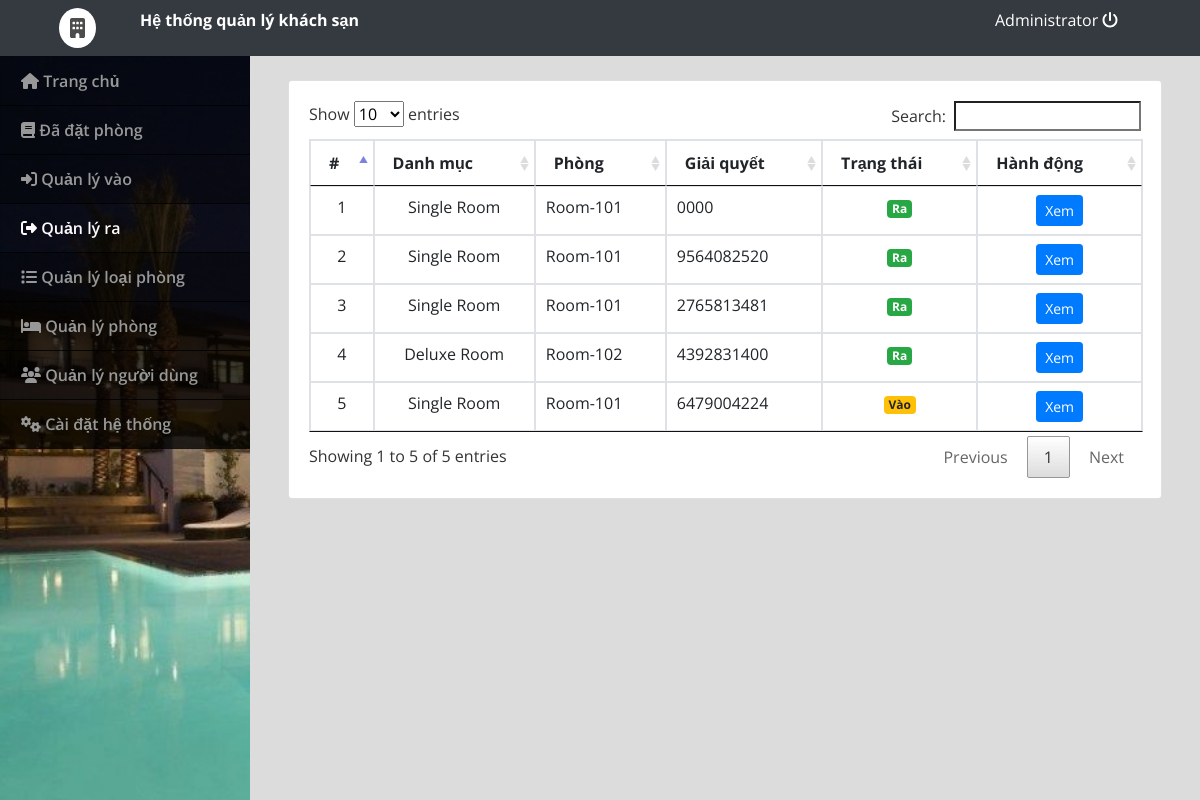
The app's page /admin/index.php?page=check_out (signed in), older data.
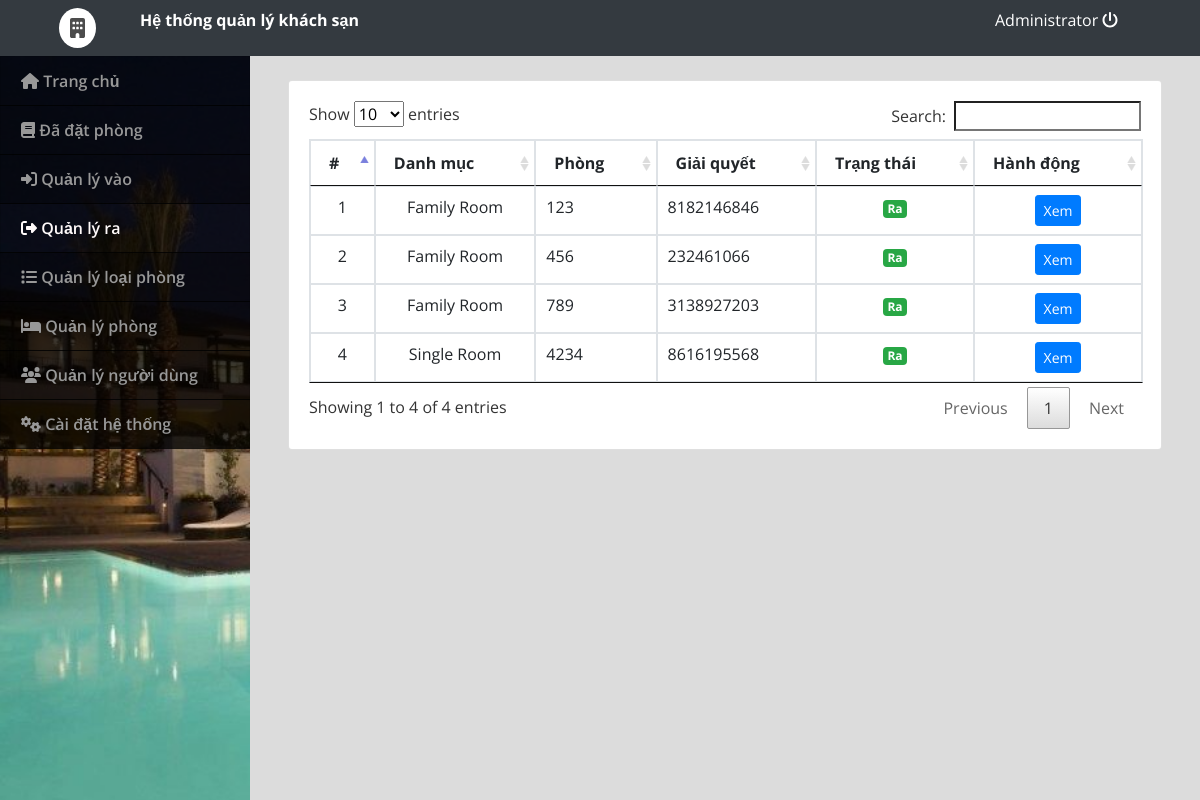
The same page, newer data.
### tables this page shows
CREATE TABLE `checked` (
  `id` int(30) NOT NULL,
  `ref_no` varchar(100) NOT NULL,
  `room_id` int(30) NOT NULL,
  `name` text NOT NULL,
  `contact_no` varchar(20) NOT NULL,
  `date_in` datetime NOT NULL,
  `date_out` datetime NOT NULL,
  `booked_cid` int(30) NOT NULL,
  `status` tinyint(1) NOT NULL DEFAULT 0 COMMENT '0 = pending, 1=checked in , 2 = checked out',
  `date_updated` datetime NOT NULL DEFAULT current_timestamp() ON UPDATE current_timestamp()
);

CREATE TABLE `rooms` (
  `id` int(30) NOT NULL,
  `room` varchar(30) NOT NULL,
  `category_id` int(30) NOT NULL,
  `status` tinyint(1) NOT NULL DEFAULT 0 COMMENT '0 = Available , 1= Unvailables'
);

CREATE TABLE `room_categories` (
  `id` int(30) NOT NULL,
  `name` text NOT NULL,
  `price` float NOT NULL,
  `cover_img` text NOT NULL
);

### admin/check_out.php (the view, shortened to what this page needs)
<?php
include('db_connect.php');
$cat = $conn->query("SELECT * FROM room_categories");
$cat_arr = array();
while($row = $cat->fetch_assoc()){
    $cat_arr[$row['id']] = $row;
}
$room = $conn->query("SELECT * FROM rooms");
$room_arr = array();
while($row = $room->fetch_assoc()){
    $room_arr[$row['id']] = $row;
}
?>
<div class="container-fluid">
    <div class="col-lg-12">
        <div class="row mt-3">
            <div class="col-md-12">
                <div class="card">
                    <div class="card-body">
                        <table class="table table-bordered">
                            <thead>
                                <th>#</th>
                                <th>Danh mục</th>
                                <th>Phòng</th>
                                <th>Giải quyết</th>
                                <th>Trạng thái</th>
                                <th>Hành động</th>
                            </thead>
                            <tbody>
                                <?php
                                $i = 1;
                                $checked = $conn->query("SELECT * FROM checked WHERE status != 0 ORDER BY status DESC, id ASC");
                                while($row = $checked->fetch_assoc()):
                                    $room_id = $row['room_id'];
                                    if (isset($room_arr[$room_id]['category_id']) && isset($cat_arr[$room_arr[$room_id]['category_id']]['name'])) {
                                        $category_name = $cat_arr[$room_arr[$room_id]['category_id']]['name'];
                                        $room_name = $room_arr[$room_id]['room'];
                                ?>
                                <tr>
                                    <td class="text-center"><?php echo $i++ ?></td>
                                    <td class="text-center"><?php echo htmlspecialchars($category_name) ?></td>
                                    <td class=""><?php echo htmlspecialchars($room_name) ?></td>
                                    <td class=""><?php echo htmlspecialchars($row['ref_no']) ?></td>
                                    <?php if($row['status'] == 1): ?>
                                        <td class="text-center"><span class="badge badge-warning">Vào</span></td>
                                    <?php else: ?>
                                        <td class="text-center"><span class="badge badge-success">Ra</span></td>
                                    <?php endif; ?>
                                    <td class="text-center">
                                        <button class="btn btn-sm btn-primary check_out" type="button" data-id="<?php echo $row['id'] ?>">Xem</button>
                                    </td>
                                </tr>
                                <?php
                                    }
                                endwhile;
                                ?>
                            </tbody>
                        </table>
                    </div>
                </div>
            </div>
        </div>
    </div>
</div>

Row changes from the older to the newer data that the page shows:
removed checked: room.name "Single Room", room.room "Room-101", ref_no "0000", status "Ra"
removed checked: room.name "Single Room", room.room "Room-101", ref_no "9564082520", status "Ra"
removed checked: room.name "Single Room", room.room "Room-101", ref_no "2765813481", status "Ra"
removed checked: room.name "Deluxe Room", room.room "Room-102", ref_no "4392831400", status "Ra"
removed checked: room.name "Single Room", room.room "Room-101", ref_no "6479004224", status "Vào"
added checked: room.name "Family Room", room.room "123", ref_no "8182146846", status "Ra"
added checked: room.name "Family Room", room.room "456", ref_no "232461066", status "Ra"
added checked: room.name "Family Room", room.room "789", ref_no "3138927203", status "Ra"
added checked: room.name "Single Room", room.room "4234", ref_no "8616195568", status "Ra"
Text that changed along with them:
text written by a page script: "Show entries Search: Showing 1 to 5 of 5 entries Previous 1 Next" → "Show entries Search: Showing 1 to 4 of 4 entries Previous 1 Next"
